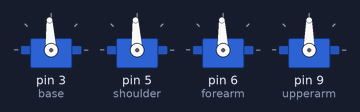
Bench run of a sketch on a simulated Arduino Uno, built with avr-gcc and run on an emulated ATmega328P. Parts: 4 × servo.

Above: at 0.15 s.
At 1.05 s:
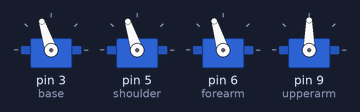
At 20.1 s:
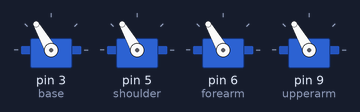
At 38.8 s:
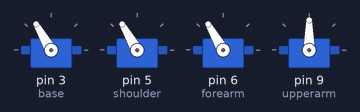
Timing chart, 0 to 40.0 s (numbered marks = the images above):
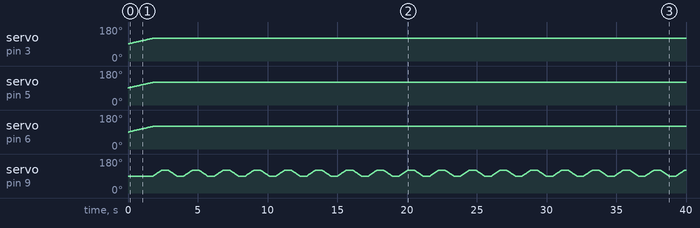

Measured:
- by itself, servo on pin 3 (base): moves from 91° to 120° over 1.7 s
- by itself, servo on pin 5 (shoulder), servo on pin 6 (forearm): moves from 90° to 120° over 1.7 s

The sketch:

robot_arm_servo.ino
```cpp
// (licence header left out)
#include <Servo.h>

Servo base;
Servo shoulder;
Servo forearm;
Servo upperarm;

int baseAngle = 90;
int shoulderAngle = 90;
int forearmAngle = 90;
int upperarmAngle = 90;

int servoParallelControl(int thePos, Servo &theServo, int speed) {
    int startPos = theServo.read();       // read the current position of the servo we are working with.
    int newPos = startPos;                // newPos holds the position of the servo as it moves

    // define where the pos is with respect to the command
    // if the current position is less than the desired, move the position up
    if (startPos < (thePos)) {
        newPos = newPos + 1;
        theServo.write(newPos);
        delay(speed);
        return 0; // Tell primary program that servo has not reached its position
    }
    // else if the current position is greater than the desired, move the servo down
    else if (newPos > (thePos)) {
        newPos = newPos - 1;
        theServo.write(newPos);
        delay(speed);
        return 0;
    }
    // If the servo is +-1 within the desired range, then tell the main program that the servo has reached the desired position.
    else {
        return 1;
    }
}

void setup() {
    Serial.begin(115200);
    base.attach(3);
    base.write(baseAngle);
    shoulder.attach(5);
    shoulder.write(shoulderAngle);
    forearm.attach(6);
    forearm.write(forearmAngle);
    upperarm.attach(9);
    upperarm.write(upperarmAngle);
}

int status1 = 0;  // base status
int status2 = 0;
int status3 = 0;
int done = 0;

void loop() {
    // move the base, shoulder, and forearm servos to the desired position
    while(done == 0) {
        status1 = servoParallelControl(120, base, 20);
        status2 = servoParallelControl(120, shoulder, 20);
        status3 = servoParallelControl(120, forearm, 20);

        // Check whether all the joints have reached their positions
        if (status1 == 1 && status2 == 1 && status3 == 1) {
            done = 1; // When done =1, then the loop will stop
        }
    }

    // After reaching the initial positions, move the upperarm servo 5 times
    for (int i = 0; i < 5; i++) {
        int status4 = 0;
        while (status4 == 0) {
            status4 = servoParallelControl(120, upperarm, 20);
        }
        delay(500); // Optional delay to see the position
        status4 = 0;
        while (status4 == 0) {
            status4 = servoParallelControl(90, upperarm, 20);
        }
        delay(500); // Optional delay to see the position
    }
}
```
